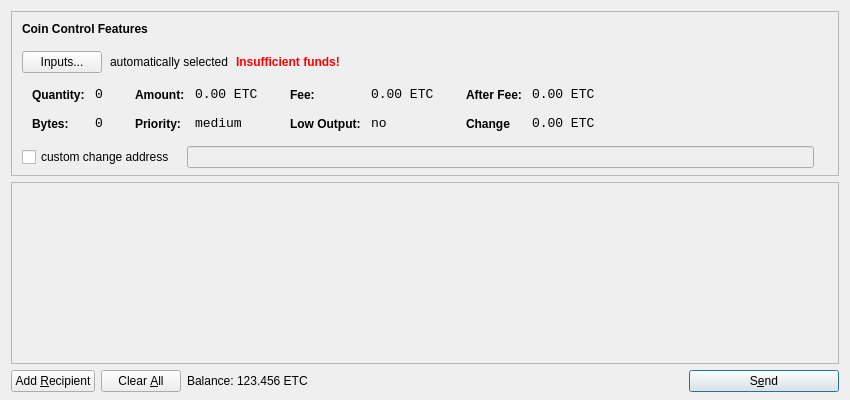
<?xml version="1.0" encoding="UTF-8"?>
<ui version="4.0">
 <class>SendCoinsDialog</class>
 <widget class="QDialog" name="SendCoinsDialog">
  <property name="geometry">
   <rect>
    <x>0</x>
    <y>0</y>
    <width>850</width>
    <height>400</height>
   </rect>
  </property>
  <property name="windowTitle">
   <string>Send Coins</string>
  </property>
  <layout class="QVBoxLayout" name="verticalLayout" stretch="0,1,0">
   <property name="bottomMargin">
    <number>8</number>
   </property>
   <item>
    <widget class="QFrame" name="frameCoinControl">
     <property name="sizePolicy">
      <sizepolicy hsizetype="Expanding" vsizetype="Expanding">
       <horstretch>0</horstretch>
       <verstretch>0</verstretch>
      </sizepolicy>
     </property>
     <property name="maximumSize">
      <size>
       <width>16777215</width>
       <height>16777215</height>
      </size>
     </property>
     <property name="frameShape">
      <enum>QFrame::StyledPanel</enum>
     </property>
     <property name="frameShadow">
      <enum>QFrame::Sunken</enum>
     </property>
     <layout class="QVBoxLayout" name="verticalLayoutCoinControl2">
      <property name="spacing">
       <number>6</number>
      </property>
      <property name="leftMargin">
       <number>0</number>
      </property>
      <property name="topMargin">
       <number>0</number>
      </property>
      <property name="rightMargin">
       <number>0</number>
      </property>
      <property name="bottomMargin">
       <number>6</number>
      </property>
      <item>
       <layout class="QVBoxLayout" name="verticalLayoutCoinControl" stretch="0,0,0,0,1">
        <property name="spacing">
         <number>0</number>
        </property>
        <property name="leftMargin">
         <number>10</number>
        </property>
        <property name="topMargin">
         <number>10</number>
        </property>
        <item>
         <layout class="QHBoxLayout" name="horizontalLayoutCoinControl1">
          <property name="bottomMargin">
           <number>15</number>
          </property>
          <item>
           <widget class="QLabel" name="labelCoinControlFeatures">
            <property name="sizePolicy">
             <sizepolicy hsizetype="Preferred" vsizetype="Maximum">
              <horstretch>0</horstretch>
              <verstretch>0</verstretch>
             </sizepolicy>
            </property>
            <property name="font">
             <font>
              <weight>75</weight>
              <bold>true</bold>
             </font>
            </property>
            <property name="styleSheet">
             <string notr="true">font-weight:bold;</string>
            </property>
            <property name="text">
             <string>Coin Control Features</string>
            </property>
           </widget>
          </item>
         </layout>
        </item>
        <item>
         <layout class="QHBoxLayout" name="horizontalLayoutCoinControl2" stretch="0,0,0,0">
          <property name="spacing">
           <number>8</number>
          </property>
          <property name="bottomMargin">
           <number>10</number>
          </property>
          <item>
           <widget class="QPushButton" name="pushButtonCoinControl">
            <property name="styleSheet">
             <string notr="true"/>
            </property>
            <property name="text">
             <string>Inputs...</string>
            </property>
           </widget>
          </item>
          <item>
           <widget class="QLabel" name="labelCoinControlAutomaticallySelected">
            <property name="text">
             <string>automatically selected</string>
            </property>
            <property name="margin">
             <number>5</number>
            </property>
           </widget>
          </item>
          <item>
           <widget class="QLabel" name="labelCoinControlInsuffFunds">
            <property name="font">
             <font>
              <weight>75</weight>
              <bold>true</bold>
             </font>
            </property>
            <property name="styleSheet">
             <string notr="true">color:red;font-weight:bold;</string>
            </property>
            <property name="text">
             <string>Insufficient funds!</string>
            </property>
            <property name="margin">
             <number>5</number>
            </property>
           </widget>
          </item>
          <item>
           <spacer name="horizontalSpacerCoinControl">
            <property name="orientation">
             <enum>Qt::Horizontal</enum>
            </property>
            <property name="sizeHint" stdset="0">
             <size>
              <width>40</width>
              <height>1</height>
             </size>
            </property>
           </spacer>
          </item>
         </layout>
        </item>
        <item>
         <widget class="QWidget" name="widgetCoinControl" native="true">
          <property name="sizePolicy">
           <sizepolicy hsizetype="Preferred" vsizetype="Preferred">
            <horstretch>0</horstretch>
            <verstretch>0</verstretch>
           </sizepolicy>
          </property>
          <property name="minimumSize">
           <size>
            <width>0</width>
            <height>0</height>
           </size>
          </property>
          <property name="styleSheet">
           <string notr="true"/>
          </property>
          <layout class="QHBoxLayout" name="horizontalLayoutCoinControl5">
           <property name="leftMargin">
            <number>0</number>
           </property>
           <property name="topMargin">
            <number>0</number>
           </property>
           <property name="rightMargin">
            <number>0</number>
           </property>
           <property name="bottomMargin">
            <number>0</number>
           </property>
           <item>
            <layout class="QHBoxLayout" name="horizontalLayoutCoinControl3" stretch="0,0,0,1">
             <property name="spacing">
              <number>20</number>
             </property>
             <property name="topMargin">
              <number>0</number>
             </property>
             <property name="bottomMargin">
              <number>10</number>
             </property>
             <item>
              <layout class="QFormLayout" name="formLayoutCoinControl1">
               <property name="horizontalSpacing">
                <number>10</number>
               </property>
               <property name="verticalSpacing">
                <number>14</number>
               </property>
               <property name="leftMargin">
                <number>10</number>
               </property>
               <property name="topMargin">
                <number>4</number>
               </property>
               <property name="rightMargin">
                <number>6</number>
               </property>
               <item row="0" column="0">
                <widget class="QLabel" name="labelCoinControlQuantityText">
                 <property name="styleSheet">
                  <string notr="true">font-weight:bold;</string>
                 </property>
                 <property name="text">
                  <string>Quantity:</string>
                 </property>
                 <property name="margin">
                  <number>0</number>
                 </property>
                </widget>
               </item>
               <item row="0" column="1">
                <widget class="QLabel" name="labelCoinControlQuantity">
                 <property name="font">
                  <font>
                   <family>Monospace</family>
                   <pointsize>10</pointsize>
                  </font>
                 </property>
                 <property name="cursor">
                  <cursorShape>IBeamCursor</cursorShape>
                 </property>
                 <property name="contextMenuPolicy">
                  <enum>Qt::ActionsContextMenu</enum>
                 </property>
                 <property name="text">
                  <string>0</string>
                 </property>
                 <property name="margin">
                  <number>0</number>
                 </property>
                 <property name="textInteractionFlags">
                  <set>Qt::LinksAccessibleByMouse|Qt::TextSelectableByKeyboard|Qt::TextSelectableByMouse</set>
                 </property>
                </widget>
               </item>
               <item row="1" column="0">
                <widget class="QLabel" name="labelCoinControlBytesText">
                 <property name="styleSheet">
                  <string notr="true">font-weight:bold;</string>
                 </property>
                 <property name="text">
                  <string>Bytes:</string>
                 </property>
                </widget>
               </item>
               <item row="1" column="1">
                <widget class="QLabel" name="labelCoinControlBytes">
                 <property name="font">
                  <font>
                   <family>Monospace</family>
                   <pointsize>10</pointsize>
                  </font>
                 </property>
                 <property name="cursor">
                  <cursorShape>IBeamCursor</cursorShape>
                 </property>
                 <property name="contextMenuPolicy">
                  <enum>Qt::ActionsContextMenu</enum>
                 </property>
                 <property name="text">
                  <string>0</string>
                 </property>
                 <property name="textInteractionFlags">
                  <set>Qt::LinksAccessibleByMouse|Qt::TextSelectableByKeyboard|Qt::TextSelectableByMouse</set>
                 </property>
                </widget>
               </item>
              </layout>
             </item>
             <item>
              <layout class="QFormLayout" name="formLayoutCoinControl2">
               <property name="horizontalSpacing">
                <number>10</number>
               </property>
               <property name="verticalSpacing">
                <number>14</number>
               </property>
               <property name="leftMargin">
                <number>6</number>
               </property>
               <property name="topMargin">
                <number>4</number>
               </property>
               <property name="rightMargin">
                <number>6</number>
               </property>
               <item row="0" column="0">
                <widget class="QLabel" name="labelCoinControlAmountText">
                 <property name="styleSheet">
                  <string notr="true">font-weight:bold;</string>
                 </property>
                 <property name="text">
                  <string>Amount:</string>
                 </property>
                 <property name="margin">
                  <number>0</number>
                 </property>
                </widget>
               </item>
               <item row="0" column="1">
                <widget class="QLabel" name="labelCoinControlAmount">
                 <property name="font">
                  <font>
                   <family>Monospace</family>
                   <pointsize>10</pointsize>
                  </font>
                 </property>
                 <property name="cursor">
                  <cursorShape>IBeamCursor</cursorShape>
                 </property>
                 <property name="contextMenuPolicy">
                  <enum>Qt::ActionsContextMenu</enum>
                 </property>
                 <property name="text">
                  <string>0.00 ETC</string>
                 </property>
                 <property name="textInteractionFlags">
                  <set>Qt::LinksAccessibleByMouse|Qt::TextSelectableByKeyboard|Qt::TextSelectableByMouse</set>
                 </property>
                </widget>
               </item>
               <item row="1" column="0">
                <widget class="QLabel" name="labelCoinControlPriorityText">
                 <property name="styleSheet">
                  <string notr="true">font-weight:bold;</string>
                 </property>
                 <property name="text">
                  <string>Priority:</string>
                 </property>
                </widget>
               </item>
               <item row="1" column="1">
                <widget class="QLabel" name="labelCoinControlPriority">
                 <property name="font">
                  <font>
                   <family>Monospace</family>
                   <pointsize>10</pointsize>
                  </font>
                 </property>
                 <property name="cursor">
                  <cursorShape>IBeamCursor</cursorShape>
                 </property>
                 <property name="contextMenuPolicy">
                  <enum>Qt::ActionsContextMenu</enum>
                 </property>
                 <property name="text">
                  <string>medium</string>
                 </property>
                 <property name="textInteractionFlags">
                  <set>Qt::LinksAccessibleByMouse|Qt::TextSelectableByKeyboard|Qt::TextSelectableByMouse</set>
                 </property>
                </widget>
               </item>
              </layout>
             </item>
             <item>
              <layout class="QFormLayout" name="formLayoutCoinControl3">
               <property name="horizontalSpacing">
                <number>10</number>
               </property>
               <property name="verticalSpacing">
                <number>14</number>
               </property>
               <property name="leftMargin">
                <number>6</number>
               </property>
               <property name="topMargin">
                <number>4</number>
               </property>
               <property name="rightMargin">
                <number>6</number>
               </property>
               <item row="0" column="0">
                <widget class="QLabel" name="labelCoinControlFeeText">
                 <property name="styleSheet">
                  <string notr="true">font-weight:bold;</string>
                 </property>
                 <property name="text">
                  <string>Fee:</string>
                 </property>
                 <property name="margin">
                  <number>0</number>
                 </property>
                </widget>
               </item>
               <item row="0" column="1">
                <widget class="QLabel" name="labelCoinControlFee">
                 <property name="font">
                  <font>
                   <family>Monospace</family>
                   <pointsize>10</pointsize>
                  </font>
                 </property>
                 <property name="cursor">
                  <cursorShape>IBeamCursor</cursorShape>
                 </property>
                 <property name="contextMenuPolicy">
                  <enum>Qt::ActionsContextMenu</enum>
                 </property>
                 <property name="text">
                  <string>0.00 ETC</string>
                 </property>
                 <property name="textInteractionFlags">
                  <set>Qt::LinksAccessibleByMouse|Qt::TextSelectableByKeyboard|Qt::TextSelectableByMouse</set>
                 </property>
                </widget>
               </item>
               <item row="1" column="0">
                <widget class="QLabel" name="labelCoinControlLowOutputText">
                 <property name="styleSheet">
                  <string notr="true">font-weight:bold;</string>
                 </property>
                 <property name="text">
                  <string>Low Output:</string>
                 </property>
                </widget>
               </item>
               <item row="1" column="1">
                <widget class="QLabel" name="labelCoinControlLowOutput">
                 <property name="font">
                  <font>
                   <family>Monospace</family>
                   <pointsize>10</pointsize>
                  </font>
                 </property>
                 <property name="cursor">
                  <cursorShape>IBeamCursor</cursorShape>
                 </property>
                 <property name="contextMenuPolicy">
                  <enum>Qt::ActionsContextMenu</enum>
                 </property>
                 <property name="text">
                  <string>no</string>
                 </property>
                 <property name="textInteractionFlags">
                  <set>Qt::LinksAccessibleByMouse|Qt::TextSelectableByKeyboard|Qt::TextSelectableByMouse</set>
                 </property>
                </widget>
               </item>
              </layout>
             </item>
             <item>
              <layout class="QFormLayout" name="formLayoutCoinControl4">
               <property name="horizontalSpacing">
                <number>10</number>
               </property>
               <property name="verticalSpacing">
                <number>14</number>
               </property>
               <property name="leftMargin">
                <number>6</number>
               </property>
               <property name="topMargin">
                <number>4</number>
               </property>
               <property name="rightMargin">
                <number>6</number>
               </property>
               <item row="0" column="0">
                <widget class="QLabel" name="labelCoinControlAfterFeeText">
                 <property name="styleSheet">
                  <string notr="true">font-weight:bold;</string>
                 </property>
                 <property name="text">
                  <string>After Fee:</string>
                 </property>
                 <property name="margin">
                  <number>0</number>
                 </property>
                </widget>
               </item>
               <item row="0" column="1">
                <widget class="QLabel" name="labelCoinControlAfterFee">
                 <property name="font">
                  <font>
                   <family>Monospace</family>
                   <pointsize>10</pointsize>
                  </font>
                 </property>
                 <property name="cursor">
                  <cursorShape>IBeamCursor</cursorShape>
                 </property>
                 <property name="contextMenuPolicy">
                  <enum>Qt::ActionsContextMenu</enum>
                 </property>
                 <property name="text">
                  <string>0.00 ETC</string>
                 </property>
                 <property name="textInteractionFlags">
                  <set>Qt::LinksAccessibleByMouse|Qt::TextSelectableByKeyboard|Qt::TextSelectableByMouse</set>
                 </property>
                </widget>
               </item>
               <item row="1" column="0">
                <widget class="QLabel" name="labelCoinControlChangeText">
                 <property name="styleSheet">
                  <string notr="true">font-weight:bold;</string>
                 </property>
                 <property name="text">
                  <string>Change</string>
                 </property>
                </widget>
               </item>
               <item row="1" column="1">
                <widget class="QLabel" name="labelCoinControlChange">
                 <property name="font">
                  <font>
                   <family>Monospace</family>
                   <pointsize>10</pointsize>
                  </font>
                 </property>
                 <property name="cursor">
                  <cursorShape>IBeamCursor</cursorShape>
                 </property>
                 <property name="contextMenuPolicy">
                  <enum>Qt::ActionsContextMenu</enum>
                 </property>
                 <property name="text">
                  <string>0.00 ETC</string>
                 </property>
                 <property name="textInteractionFlags">
                  <set>Qt::LinksAccessibleByMouse|Qt::TextSelectableByKeyboard|Qt::TextSelectableByMouse</set>
                 </property>
                </widget>
               </item>
              </layout>
             </item>
            </layout>
           </item>
          </layout>
         </widget>
        </item>
        <item>
         <layout class="QHBoxLayout" name="horizontalLayoutCoinControl4" stretch="0,0,0">
          <property name="spacing">
           <number>12</number>
          </property>
          <property name="sizeConstraint">
           <enum>QLayout::SetDefaultConstraint</enum>
          </property>
          <property name="topMargin">
           <number>5</number>
          </property>
          <property name="rightMargin">
           <number>5</number>
          </property>
          <item>
           <widget class="QCheckBox" name="checkBoxCoinControlChange">
            <property name="text">
             <string>custom change address</string>
            </property>
           </widget>
          </item>
          <item>
           <widget class="QLineEdit" name="lineEditCoinControlChange">
            <property name="enabled">
             <bool>false</bool>
            </property>
            <property name="sizePolicy">
             <sizepolicy hsizetype="Expanding" vsizetype="Fixed">
              <horstretch>0</horstretch>
              <verstretch>0</verstretch>
             </sizepolicy>
            </property>
           </widget>
          </item>
          <item>
           <widget class="QLabel" name="labelCoinControlChangeLabel">
            <property name="sizePolicy">
             <sizepolicy hsizetype="Preferred" vsizetype="Expanding">
              <horstretch>0</horstretch>
              <verstretch>0</verstretch>
             </sizepolicy>
            </property>
            <property name="minimumSize">
             <size>
              <width>0</width>
              <height>0</height>
             </size>
            </property>
            <property name="text">
             <string/>
            </property>
            <property name="margin">
             <number>3</number>
            </property>
           </widget>
          </item>
         </layout>
        </item>
        <item>
         <spacer name="verticalSpacerCoinControl">
          <property name="orientation">
           <enum>Qt::Vertical</enum>
          </property>
          <property name="sizeHint" stdset="0">
           <size>
            <width>800</width>
            <height>1</height>
           </size>
          </property>
         </spacer>
        </item>
       </layout>
      </item>
     </layout>
    </widget>
   </item>
   <item>
    <widget class="QScrollArea" name="scrollArea">
     <property name="widgetResizable">
      <bool>true</bool>
     </property>
     <widget class="QWidget" name="scrollAreaWidgetContents">
      <property name="geometry">
       <rect>
        <x>0</x>
        <y>0</y>
        <width>830</width>
        <height>147</height>
       </rect>
      </property>
      <layout class="QVBoxLayout" name="verticalLayout_2">
       <property name="leftMargin">
        <number>0</number>
       </property>
       <property name="topMargin">
        <number>0</number>
       </property>
       <property name="rightMargin">
        <number>0</number>
       </property>
       <property name="bottomMargin">
        <number>0</number>
       </property>
       <item>
        <layout class="QVBoxLayout" name="entries">
         <property name="spacing">
          <number>6</number>
         </property>
        </layout>
       </item>
       <item>
        <spacer name="verticalSpacer">
         <property name="orientation">
          <enum>Qt::Vertical</enum>
         </property>
         <property name="sizeHint" stdset="0">
          <size>
           <width>20</width>
           <height>40</height>
          </size>
         </property>
        </spacer>
       </item>
      </layout>
     </widget>
    </widget>
   </item>
   <item>
    <layout class="QHBoxLayout" name="horizontalLayout">
     <item>
      <widget class="QPushButton" name="addButton">
       <property name="toolTip">
        <string>Send to multiple recipients at once</string>
       </property>
       <property name="text">
        <string>Add &amp;Recipient</string>
       </property>
       <property name="icon">
        <iconset resource="../bitcoin.qrc">
         <normaloff>:/icons/add</normaloff>:/icons/add</iconset>
       </property>
       <property name="autoDefault">
        <bool>false</bool>
       </property>
      </widget>
     </item>
     <item>
      <widget class="QPushButton" name="clearButton">
       <property name="sizePolicy">
        <sizepolicy hsizetype="Minimum" vsizetype="Fixed">
         <horstretch>0</horstretch>
         <verstretch>0</verstretch>
        </sizepolicy>
       </property>
       <property name="toolTip">
        <string>Remove all transaction fields</string>
       </property>
       <property name="text">
        <string>Clear &amp;All</string>
       </property>
       <property name="icon">
        <iconset resource="../bitcoin.qrc">
         <normaloff>:/icons/remove</normaloff>:/icons/remove</iconset>
       </property>
       <property name="autoRepeatDelay">
        <number>300</number>
       </property>
       <property name="autoDefault">
        <bool>false</bool>
       </property>
      </widget>
     </item>
     <item>
      <layout class="QHBoxLayout" name="horizontalLayout_2">
       <property name="spacing">
        <number>3</number>
       </property>
       <item>
        <widget class="QLabel" name="label">
         <property name="sizePolicy">
          <sizepolicy hsizetype="Preferred" vsizetype="Fixed">
           <horstretch>0</horstretch>
           <verstretch>0</verstretch>
          </sizepolicy>
         </property>
         <property name="text">
          <string>Balance:</string>
         </property>
        </widget>
       </item>
       <item>
        <widget class="QLabel" name="labelBalance">
         <property name="sizePolicy">
          <sizepolicy hsizetype="Preferred" vsizetype="Fixed">
           <horstretch>0</horstretch>
           <verstretch>0</verstretch>
          </sizepolicy>
         </property>
         <property name="cursor">
          <cursorShape>IBeamCursor</cursorShape>
         </property>
         <property name="text">
          <string>123.456 ETC</string>
         </property>
         <property name="textInteractionFlags">
          <set>Qt::LinksAccessibleByMouse|Qt::TextSelectableByKeyboard|Qt::TextSelectableByMouse</set>
         </property>
        </widget>
       </item>
      </layout>
     </item>
     <item>
      <spacer name="horizontalSpacer">
       <property name="orientation">
        <enum>Qt::Horizontal</enum>
       </property>
       <property name="sizeHint" stdset="0">
        <size>
         <width>40</width>
         <height>20</height>
        </size>
       </property>
      </spacer>
     </item>
     <item>
      <widget class="QPushButton" name="sendButton">
       <property name="minimumSize">
        <size>
         <width>150</width>
         <height>0</height>
        </size>
       </property>
       <property name="toolTip">
        <string>Confirm the send action</string>
       </property>
       <property name="text">
        <string>S&amp;end</string>
       </property>
       <property name="icon">
        <iconset resource="../bitcoin.qrc">
         <normaloff>:/icons/send</normaloff>:/icons/send</iconset>
       </property>
       <property name="default">
        <bool>true</bool>
       </property>
      </widget>
     </item>
    </layout>
   </item>
  </layout>
 </widget>
 <resources>
  <include location="../bitcoin.qrc"/>
 </resources>
 <connections/>
</ui>
